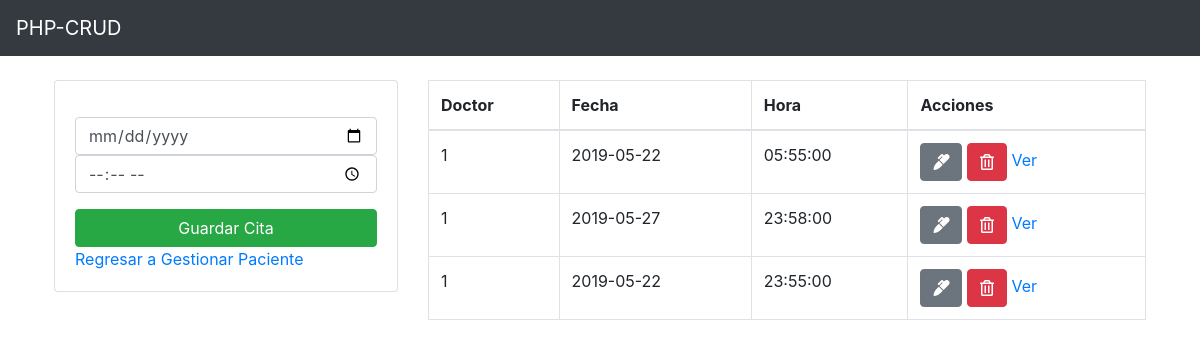
The app's page /cita/cita.php (signed in) with its own data.
### tables this page shows
CREATE TABLE `cita_medica` (
  `ID_Cita` int(9) NOT NULL AUTO_INCREMENT,
  `id_doctor` int(11) DEFAULT NULL,
  `id_paciente` int(11) DEFAULT NULL,
  `nombre_paciente` varchar(255) DEFAULT NULL,
  `Fecha_Cita` date DEFAULT NULL,
  `hora_Cita` time DEFAULT NULL,
  PRIMARY KEY (`ID_Cita`)
);

### cita/cita.php (the view, shortened to what this page needs)
<?php include "./conexion.php"; ?>
<?php
    $usuario = $_SESSION['usuario'];
    $query = "SELECT * FROM paciente where correo = '$usuario'";
    $resultado = mysqli_query($conexion,$query);
    if(!$resultado){
        echo "Error en la consulta <br>";
    }
    else{
        $row = mysqli_fetch_array($resultado);
    }
    $id=$row['id_paciente'];
?>
<?php include "./include/header.php";?>
<div class="container p-4">
        <div class="row">
            <div class="col-md-4">
                <div class="card card-body">
                    <form action="cita.php?id=<?php echo $_GET['id']; ?>" method="POST"
                    onsubmit="return ingresar();">
                        <div class="form-group">
                            <input type="date" id="Fecha_Cita" name="Fecha_Cita" class="form-control" placeholder="Fecha de la cita" >
                            <input type="time" id="hora_Cita" name="hora_Cita" class="form-control" placeholder="Hora Cita" autofocus
                            required pattern="[0-9]{1,5}" title="Solo se aceptan numeros">
                        </div>
                        <input type="submit" class="btn btn-success btn-block" name="boton" value="Guardar Cita">
                        <a href="../paciente/gestionarPaciente.php">Regresar a Gestionar Paciente</a>
                    </form>
                </div>
            </div>
            <div class="col-md-8">
                <table class="table table-bordered" >
                    <thead>
                        <tr>
                            <th>Doctor</th>
                            <th>Fecha </th>
                            <th>Hora</th>
                            <th>Acciones           </th>
                        </tr>
                    </thead>
                    <tbody>
                        <?php
                            $query = "SELECT * FROM cita_medica where id_paciente = '$id'";
                            $resultado = mysqli_query($conexion,$query);
                            while($fila = mysqli_fetch_array($resultado)){?>
                                <tr>
                                    <td> <?php echo $fila['id_doctor'];?> </td>
                                    <td> <?php echo $fila['Fecha_Cita'];?> </td>
                                    <td> <?php echo $fila['hora_Cita'];?> </td>
                                    <td>
                                        <a href="modificarCita.php?id=<?php echo $fila['ID_Cita'];?>" class="btn btn-secondary">
                                        <i class="fas fa-marker"></i>
                                        </a>
                                        <a href="eliminarCita.php?id=<?php echo $fila['ID_Cita'];?>" class="btn btn-danger">
                                            <i class="far fa-trash-alt"></i>
                                        </a>
                                        <a href="#">Ver</a>
                                    </td>
                                </tr>
                            <?php } ?>
                    </tbody>
                </table>
            </div>
        </div>
    </div>
<?php include "./include/footer.php";?>

### records on screen
cita_medica: id_doctor "1", Fecha_Cita "2019-05-22", hora_Cita "05:55:00"
cita_medica: id_doctor "1", Fecha_Cita "2019-05-27", hora_Cita "23:58:00"
cita_medica: id_doctor "1", Fecha_Cita "2019-05-22", hora_Cita "23:55:00"
